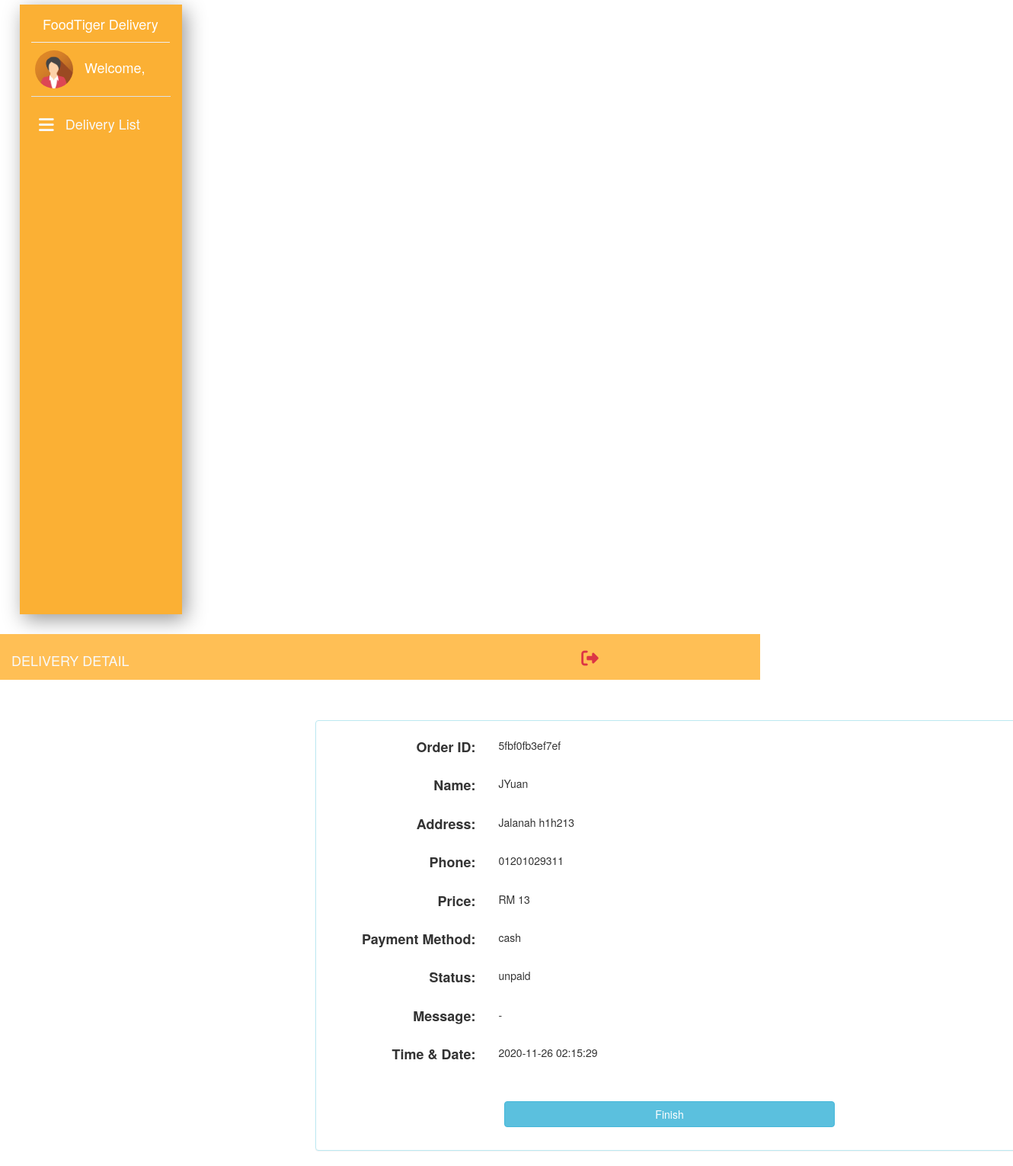
The app's page /Delivery/deliverydetail.php?id=3 with its own data.
### tables this page shows
CREATE TABLE `payment` (
  `id` int(11) NOT NULL,
  `order_id` varchar(255) NOT NULL,
  `email` varchar(255) NOT NULL,
  `Name` varchar(255) NOT NULL,
  `PhoneNo` varchar(255) NOT NULL,
  `Address` varchar(255) NOT NULL,
  `price` int(255) NOT NULL,
  `time_date` timestamp NOT NULL DEFAULT current_timestamp(),
  `payment_way` varchar(255) NOT NULL,
  `status` varchar(255) NOT NULL,
  `receive` varchar(255) NOT NULL
);

CREATE TABLE `cus_order` (
  `custorder_id` int(11) NOT NULL,
  `order_id` varchar(255) NOT NULL,
  `email` varchar(255) NOT NULL,
  `status` varchar(30) NOT NULL,
  `msg` varchar(255) NOT NULL,
  `time_date` timestamp NOT NULL DEFAULT current_timestamp() ON UPDATE current_timestamp()
);

### Delivery/deliverydetail.php (the view, shortened to what this page needs)
<?php
require "nav/nav.php";
require('../database/pdo.php');
if(isset($_GET['id'])){
	$id=$_GET['id'];
    $sql="select payment.id, payment.order_id, payment.email, payment.Name, payment.PhoneNo, payment.Address, payment.price, payment.time_date, payment.payment_way ,payment.status, payment.receive, cus_order.msg
    FROM payment LEFT JOIN cus_order ON payment.order_id = cus_order.order_id ORDER BY payment.id = '$id'";
	$result=$conn->query($sql);
	if($result->num_rows>0){
		while($row=$result->fetch_assoc()){
            $order_id = $row['order_id'];
            $Name = $row['Name'];
            $PhoneNo = $row['PhoneNo'];
            $Address = $row['Address'];
            $payment_way = $row['payment_way'];
            $price = $row['price'];
            $time_date = $row['time_date'];
            $status = $row['status'];
            $msg = $row['msg'];
		}
	}
}
?>
<!DOCTYPE html>
<html>
 <head>
    <link rel="stylesheet" href="../css/admin.css">
 </head>
 <body>
    <div class="col-lg-9 col-xl-10 col-md-8 ml-auto fixed-top py-2 top-navbar" style="background-color: #ffbf55;">
      <div class="row align-items-center">
        <div class="col-md-9">
          <h4 class="text-light text-uppercase mb-0">Delivery Detail</h4>
        </div>
        <div class="col-md-3">
          <ul class="navbar-nav">
            <li class="nav-item ml-md-auto ">
              <a href="deliverylogout.php" class="nav-link" onclick="return confirm('Are you sure?')"><i class="fa fa-sign-out text-danger fa-lg"></i></a>
            </li>
          </ul>
        </div>
      </div>
    </div>
    <div class="container"  style="margin-top:10%;margin-left:30%;">
        <div class="panel panel-info">
            <div class="panel-body">
                <form  class="form-horizontal" role="form" action="updatedelivery.php" method="POST">
                    <div class="form-group">
                        <div class="row">
                            <label for="Order_id" class="col-md-3 control-label">Order ID:</label>
                            <div class="col-md-9">
                                <h5><?php if (isset($_GET['id'])){echo $order_id; }?></h5>
                            </div>
                        </div>
                    </div>
                    <div class="form-group">
                        <div class="row">
                            <label for="Name" class="col-md-3 control-label">Name:</label>
                            <div class="col-md-9">
                                <h5><?php if (isset($_GET['id'])){echo $Name; }?></h5>
                            </div>
                        </div>
                    </div>
                    <div class="form-group">
                        <div class="row">
                            <label for="Address" class="col-md-3 control-label">Address:</label>
                            <div class="col-md-9">
                                <h5><?php if (isset($_GET['id'])){echo $Address; }?></h5>
                            </div>
                        </div>
                    </div>
                    <div class="form-group">
                        <div class="row">
                            <label for="Contact Number" class="col-md-3 control-label">Phone:</label>
                            <div class="col-md-9">
                                <h5><?php if (isset($_GET['id'])){echo $PhoneNo; }?></h5>
                            </div>
                        </div>
                    </div>
                    <div class="form-group">
                        <div class="row">
                            <label for="Price" class="col-md-3 control-label">Price:</label>
                            <div class="col-md-9">
                                <h5>RM <?php if (isset($_GET['id'])){echo $price; }?></h5>
                            </div>
                        </div>
                    </div>
                    <div class="form-group">
                        <div class="row">
                            <label for="Payment Way" class="col-md-3 control-label">Payment Method:</label>
                            <div class="col-md-9">
                                <h5><?php if (isset($_GET['id'])){echo $payment_way; }?></h5>
                            </div>
                        </div>
                    </div>
                    <div class="form-group">
                        <div class="row">
                            <label for="Status" class="col-md-3 control-label">Status:</label>
                            <div class="col-md-9">
                                <h5><?php if (isset($_GET['id'])){echo $status; }?></h5>
                            </div>
                        </div>
                    </div>
                    <div class="form-group">
                        <div class="row">
                            <label for="Message" class="col-md-3 control-label">Message:</label>
                            <div class="col-md-9">
                                <h5><?php if (isset($_GET['id'])){echo $msg; }?></h5>
                            </div>
                        </div>
                    </div>
                    <div class="form-group">
                        <div class="row">
                            <label for="Time_Date" class="col-md-3 control-label">Time & Date:</label>
                            <div class="col-md-9">
                                <h5><?php if (isset($_GET['id'])){echo $time_date; }?></h5>
                            </div>
                        </div>
                    </div>
                    <div class="form-group">
                        <div class="col-md-offset-3 col-md-6 mt-5">
                            <button  type="submit"  name="update"class="btn btn-info btn-block" >Finish</button>
                        </div>
                    </div>
                </form>
            </div>
        </div>
    </div>
  </body>
</html>

### paypage/css/style.css (style rules this page uses)
.container { max-width: 960px; }

### css/admin.css (style rules this page uses)
body { font-weight: 300; font-size: 18px; }

### records on screen
payment: order "5fbf0fb3ef7ef", Name "JYuan", Address "Jalanah h1h213", PhoneNo "01201029311", price "13", payment_way "cash", status "unpaid", time_date "2020-11-26 02:15:29"
cus_order: msg "-"
